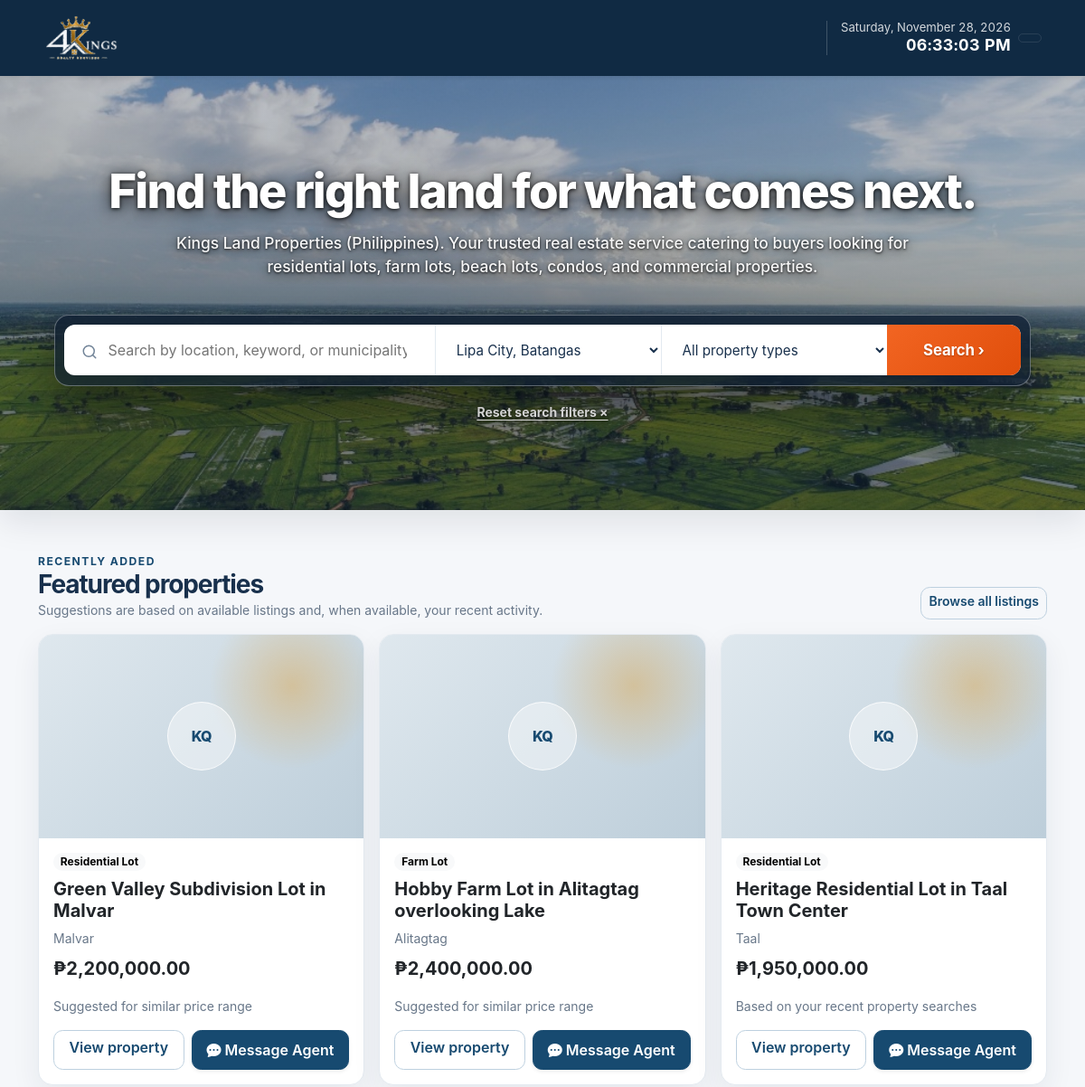
Page /index.php?location_filter=14 (upper part) on the earlier database version.
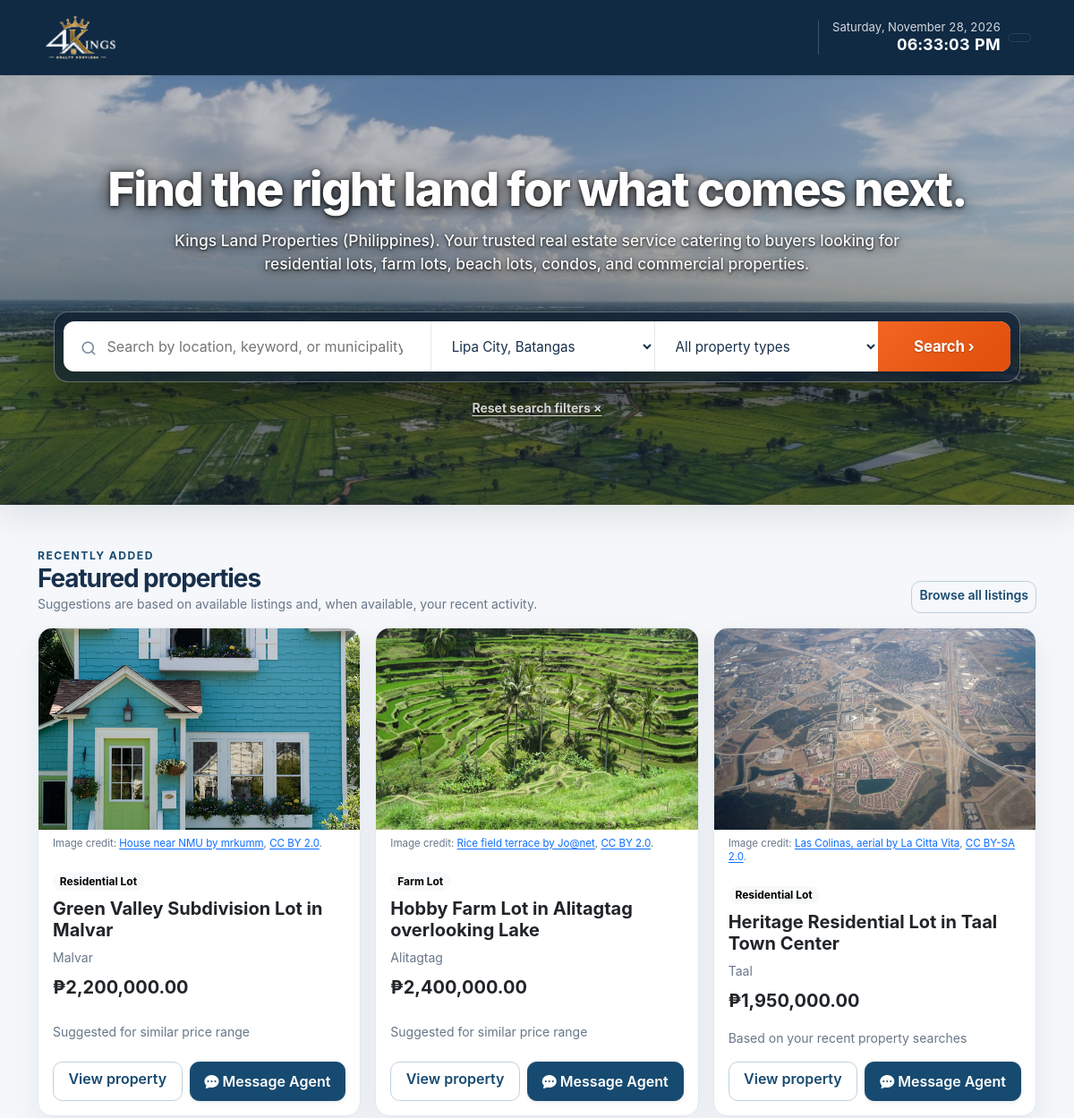
Same page on the later database version.
### tables this page shows
CREATE TABLE IF NOT EXISTS properties (
    propertyID INT NOT NULL AUTO_INCREMENT,
    title VARCHAR(150) NOT NULL,
    description TEXT NOT NULL,
    availableDocuments TEXT DEFAULT NULL,
    price DECIMAL(12,2) NOT NULL,
    pricePerSqm DECIMAL(12,2) NOT NULL DEFAULT 0.00,
    location VARCHAR(200) NOT NULL,
    locationID INT UNSIGNED DEFAULT NULL,
    latitude DECIMAL(10, 7) DEFAULT NULL,
    longitude DECIMAL(10, 7) DEFAULT NULL,
    barangay VARCHAR(120) DEFAULT NULL,
    areaSqm DECIMAL(12,2) DEFAULT NULL,
    propertyType VARCHAR(50) NOT NULL,
    landCharacteristics TEXT DEFAULT NULL,
    status VARCHAR(50) DEFAULT 'Available',
    image VARCHAR(255) DEFAULT 'default.jpg',
    isDeleted TINYINT(1) NOT NULL DEFAULT 0,
    deletedAt TIMESTAMP NULL DEFAULT NULL,
    createdAt TIMESTAMP NOT NULL DEFAULT CURRENT_TIMESTAMP,
    PRIMARY KEY (propertyID),
    KEY idx_properties_location (locationID),
    CONSTRAINT fk_properties_location
        FOREIGN KEY (locationID)
        REFERENCES property_locations (locationID)
        ON UPDATE CASCADE
        ON DELETE SET NULL
);

CREATE TABLE IF NOT EXISTS property_locations (
    locationID INT UNSIGNED NOT NULL AUTO_INCREMENT,
    regionCode VARCHAR(10) NOT NULL,
    regionName VARCHAR(120) NOT NULL,
    provinceName VARCHAR(120) NOT NULL,
    municipalityName VARCHAR(120) NOT NULL,
    isActive TINYINT(1) NOT NULL DEFAULT 1,
    isDeleted TINYINT(1) NOT NULL DEFAULT 0,
    deletedAt TIMESTAMP NULL DEFAULT NULL,
    createdAt TIMESTAMP NOT NULL DEFAULT CURRENT_TIMESTAMP,
    PRIMARY KEY (locationID),
    UNIQUE KEY uq_property_location (regionCode, provinceName, municipalityName),
    KEY idx_property_location_active (isActive, regionCode, provinceName, municipalityName)
);

### includes/ml_recommender.php (called while the page is built, shortened)
<?php
if (!function_exists('kq_property_similarity_score')) {
    function kq_property_similarity_score(
        float $price,
        float $referencePrice,
        float $area,
        float $referenceArea,
        bool $categoryMatch,
        bool $locationMatch
    ): float {
        $priceProximity = 1.0 - (abs($price - $referencePrice) / max($price, $referencePrice, 1.0));
        $areaProximity = 1.0 - (abs($area - $referenceArea) / max($area, $referenceArea, 1.0));
        return (0.40 * max(0.0, $priceProximity))
            + (0.25 * (int) $categoryMatch)
            + (0.20 * (int) $locationMatch)
            + (0.15 * max(0.0, $areaProximity));
    }
}
if (!function_exists('kq_property_match_percentage')) {
    function kq_property_match_percentage(float $score): int
    {
        return (int) round(min(1.0, max(0.0, $score)) * 100);
    }
}
if (!function_exists('get_personalized_recommendations')) {
    function get_personalized_recommendations(mysqli $conn, ?int $clientID = null, int $excludePropertyID = 0, int $limit = 4): array
    {
        $targetPrice = null;
        $targetArea = null;
        $preferredCategory = '';
        $preferredLocationId = 0;
        if ($targetPrice === null && !empty($_SESSION['kq_search_history'])) {
            $recent = end($_SESSION['kq_search_history']);
            if (!empty($recent['locationId'])) {
                $preferredLocationId = (int) $recent['locationId'];
            }
            $reasonHint = "Based on your recent property searches";
        }
        $excludeSql = $excludePropertyID > 0 ? "AND p.propertyID <> $excludePropertyID" : "";
        $candidates = $conn->query("
            SELECT p.propertyID, p.title, p.price, p.pricePerSqm, p.areaSqm, p.propertyType,
                   p.locationID, p.location, p.barangay, p.image,
                   l.municipalityName, l.provinceName
            FROM properties p
            LEFT JOIN property_locations l ON l.locationID = p.locationID
            WHERE p.status = 'Available'
              AND p.isDeleted = 0
              AND LEFT(p.title, 8) <> '[SAMPLE]'
              $excludeSql
            ORDER BY p.propertyID DESC
            LIMIT 50
        ")->fetch_all(MYSQLI_ASSOC);
        $refPrice = $targetPrice ?? 2500000.0;
        $refArea = $targetArea ?? 450.0;
        foreach ($candidates as &$prop) {
            $price = (float) $prop['price'];
            $area = (float) ($prop['areaSqm'] ?? 500.0);
            $categoryMatch = (!empty($preferredCategory) && $prop['propertyType'] === $preferredCategory) ? 1.0 : 0.0;
            $locationMatch = ($preferredLocationId > 0 && (int)$prop['locationID'] === $preferredLocationId) ? 1.0 : 0.0;
            $score = kq_property_similarity_score(
                $price,
                $refPrice,
                $area,
                $refArea,
                $categoryMatch > 0,
                $locationMatch > 0
            );
            $matchPct = kq_property_match_percentage($score);
            $reasons = [];
            $priceProximity = 1.0 - (abs($price - $refPrice) / max($price, $refPrice, 1.0));
            if ($priceProximity > 0.8) $reasons[] = 'similar price range';
        }
        usort($candidates, static fn(array $a, array $b): int => $b['similarity_score'] <=> $a['similarity_score']);
        return array_slice($candidates, 0, $limit);
    }
}

### includes/property_categories.php (called while the page is built, shortened)
<?php
function property_type_labels(): array
{
    return [
        'Residential' => 'Residential Lot',
        'Commercial' => 'Commercial Property',
        'Farmlot' => 'Farm Lot',
        'Beachlot' => 'Beach Lot',
        'Condo' => 'Condo',
        'House and Lot' => 'House and Lot',
        'Townhouse' => 'Townhouse',
        'Apartment' => 'Apartment',
        'Warehouse' => 'Warehouse',
        'Office Space' => 'Office Space',
        'Resort' => 'Resort',
    ];
}

### includes/auth.php (called while the page is built, shortened)
<?php
function normalized_user_role(?array $user): ?string
{
    if (!is_array($user) || !isset($user['role']) || !is_string($user['role'])) {
        return null;
    }
    return normalize_role_name($user['role']);
}
function user_has_role(?array $user, string ...$roles): bool
{
    $userRole = normalized_user_role($user);
    if ($userRole === null) {
        return false;
    }
    return false;
}

### includes/property_images.php (called while the page is built, shortened)
<?php
function get_property_image_credit(string $filename): ?array
{
    return $credits[$filename] ?? null;
}

### index.php (the view, shortened to what the rows shown need)
<?php
include 'config/db.php';
require_once 'includes/property_categories.php';
require_once 'includes/property_images.php';
require_once 'includes/ml_recommender.php';
include 'includes/header.php';
$categoryLabels = property_type_labels();
$userRole = normalized_user_role($_SESSION['user'] ?? null);
$isStaffUser = user_has_role($_SESSION['user'] ?? null, 'Sales Agent', 'Agent', 'Admin');
$currentClientId = isset($_SESSION['user']['userID']) && $userRole === 'Client'
    ? (int) $_SESSION['user']['userID']
    : null;
$featuredProperties = get_personalized_recommendations($conn, $currentClientId, 0, 3);
?>
<section class="hero-banner">
    <div class="hero-content">
        <h1 class="hero-title">Find the right land for what comes next.</h1>
    </div>
</section>
<div class="container py-4 py-lg-5">
<?php if ($featuredProperties !== []): ?>
    <section class="mb-5" id="featured-properties" aria-labelledby="featured-properties-title">
        <div class="d-flex flex-column flex-sm-row align-items-sm-end justify-content-between gap-2 mb-3">
            <div>
                <h2 class="page-title h3 mb-0" id="featured-properties-title">Featured properties</h2>
            </div>
        </div>
        <div class="row g-3">
            <?php foreach ($featuredProperties as $featuredProperty):
                $featuredImage = basename((string) ($featuredProperty['image'] ?? ''));
                $featuredImagePath = __DIR__ . '/assets/images/' . $featuredImage;
                $hasFeaturedImage = $featuredImage !== '' && $featuredImage !== 'default.jpg' && is_file($featuredImagePath);
                $featuredImageCredit = $hasFeaturedImage ? get_property_image_credit($featuredImage) : null;
            ?>
                <div class="col-md-6 col-xl-4">
                    <article class="card h-100 overflow-hidden">
                        <?php if ($hasFeaturedImage): ?>
                            <img src="assets/images/<?= rawurlencode($featuredImage) ?>" class="property-card-image" alt="<?= htmlspecialchars($featuredImageCredit ? 'Illustrative photo for ' . $featuredProperty['title'] : (string) $featuredProperty['title'], ENT_QUOTES, 'UTF-8') ?>" loading="lazy">
                            <?php if ($featuredImageCredit): ?>
                                <div class="small text-muted px-3 py-2" style="font-size: .72rem; line-height: 1.35;">
                                    Image credit: <a href="<?= htmlspecialchars($featuredImageCredit['sourceUrl'], ENT_QUOTES, 'UTF-8') ?>" target="_blank" rel="noopener noreferrer"><?= htmlspecialchars($featuredImageCredit['title'] . ' by ' . $featuredImageCredit['creator'], ENT_QUOTES, 'UTF-8') ?></a>,
                                    <a href="<?= htmlspecialchars($featuredImageCredit['licenseUrl'], ENT_QUOTES, 'UTF-8') ?>" target="_blank" rel="noopener noreferrer"><?= htmlspecialchars($featuredImageCredit['license'], ENT_QUOTES, 'UTF-8') ?></a>.
                                </div>
                            <?php endif; ?>
                        <?php else: ?>
                            <div class="property-placeholder property-card-image d-flex align-items-center justify-content-center" aria-label="No property image available"><span class="property-placeholder-mark" aria-hidden="true">KQ</span></div>
                        <?php endif; ?>
                        <div class="card-body d-flex flex-column">
                            <div class="d-flex align-items-start justify-content-between gap-2 mb-2">
                                <span class="badge rounded-pill text-bg-light"><?= htmlspecialchars($categoryLabels[$featuredProperty['propertyType']] ?? $featuredProperty['propertyType'], ENT_QUOTES, 'UTF-8') ?></span>
                            </div>
                            <h3 class="h5 fw-bold"><?= htmlspecialchars((string) $featuredProperty['title'], ENT_QUOTES, 'UTF-8') ?></h3>
                            <p class="small text-muted mb-2"><?= htmlspecialchars((string) ($featuredProperty['municipalityName'] ?? $featuredProperty['location'] ?? 'Location not specified'), ENT_QUOTES, 'UTF-8') ?></p>
                            <div class="fw-bold fs-5 mb-3">₱<?= number_format((float) $featuredProperty['price'], 2) ?></div>
                            <p class="small text-muted mt-auto"><?= htmlspecialchars((string) $featuredProperty['match_reason'], ENT_QUOTES, 'UTF-8') ?></p>
                            <div class="d-flex gap-2 align-items-center mt-auto">
                                <?php if ($isStaffUser): ?>
                                    <a class="btn btn-primary w-100 text-center" href="property_detail.php?id=<?= (int) $featuredProperty['propertyID'] ?>">View property</a>
                                <?php else: ?>
                                    <a class="btn btn-outline-primary flex-grow-1 text-center" href="property_detail.php?id=<?= (int) $featuredProperty['propertyID'] ?>">View property</a>
                                    <button type="button" class="btn btn-primary d-inline-flex align-items-center justify-content-center gap-1 shadow-sm px-3" onclick="openPropertyChat(<?= (int) $featuredProperty['propertyID'] ?>, '<?= addslashes(htmlspecialchars((string)$featuredProperty['title'], ENT_QUOTES, 'UTF-8')) ?>')" title="Message an Agent about this property">
                                        <i class="bi bi-chat-dots-fill"></i>
                                        <span class="d-none d-sm-inline">Message Agent</span>
                                    </button>
                                <?php endif; ?>
                            </div>
                        </div>
                    </article>
                </div>
            <?php endforeach; ?>
        </div>
    </section>
<?php endif; ?>
</div>
<?php include 'includes/footer.php'; ?>

Differences in the rows shown:
changed properties "Green Valley Subdivision Lot in Malvar": image+title: picture added; image (not shown) → "House near NMU by mrkumm"; image (not shown) → "CC BY 2.0"; image "KQ" → "Image credit: , ."
changed properties "Hobby Farm Lot in Alitagtag overlooking Lake": image+title: picture added; image (not shown) → "Rice field terrace by Jo@net"; image (not shown) → "CC BY 2.0"; image "KQ" → "Image credit: , ."
changed properties "Heritage Residential Lot in Taal Town Center": image+title: picture added; image (not shown) → "Las Colinas, aerial by La Citta Vita"; image (not shown) → "CC BY-SA 2.0"; image "KQ" → "Image credit: , ."
